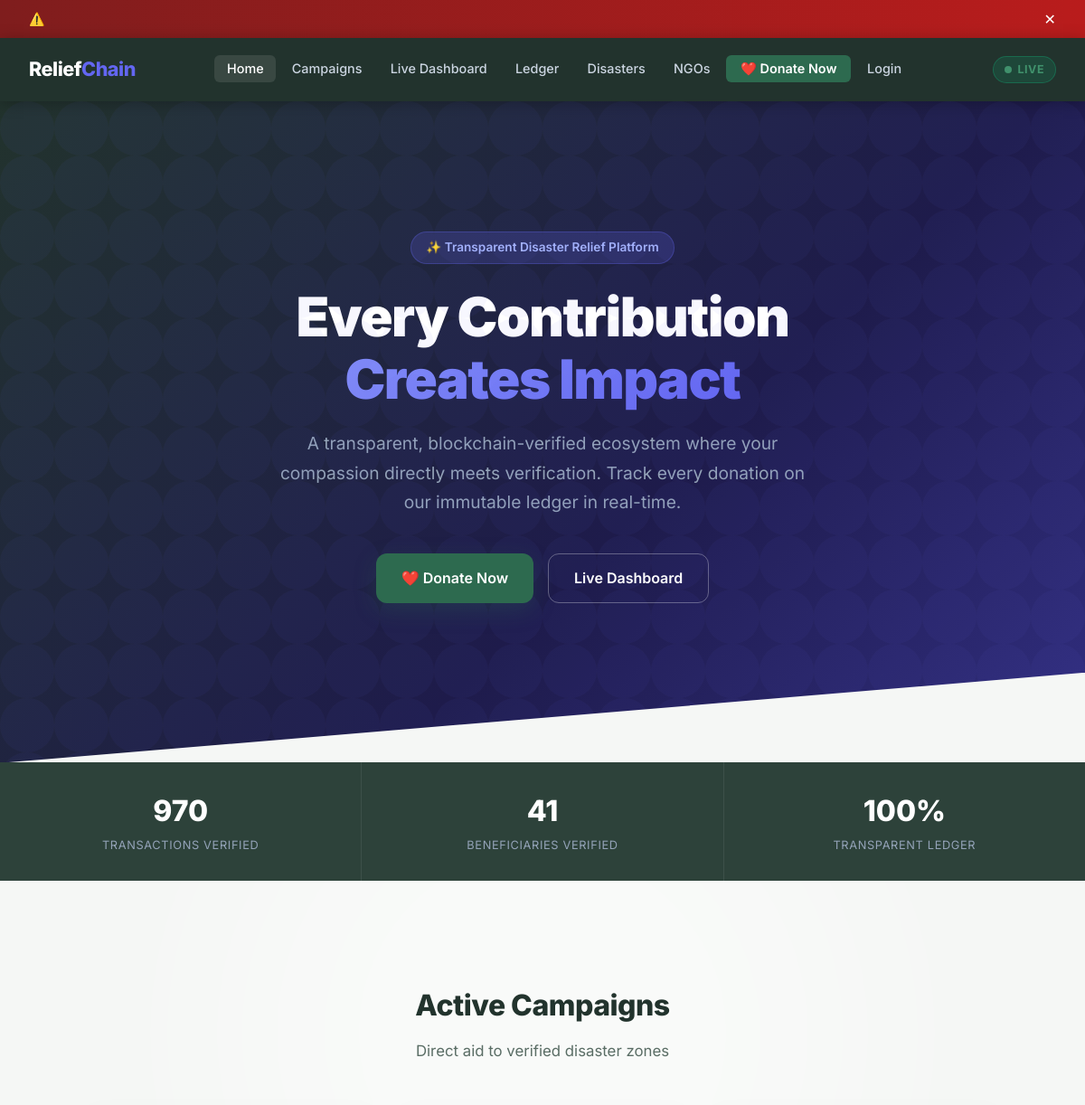
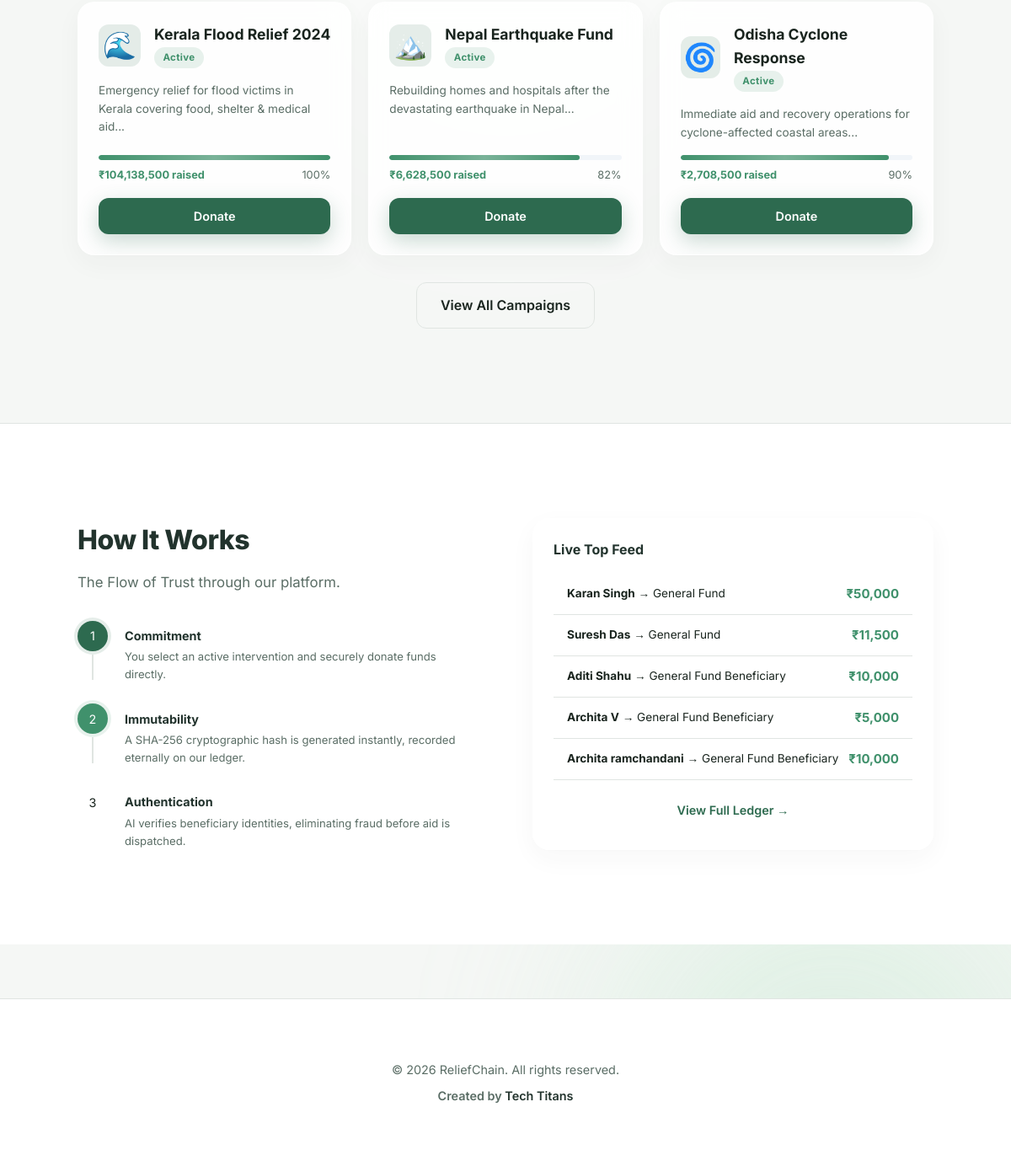
The page /home on the database its author committed (2 pictures, top to bottom).
### tables this page shows
CREATE TABLE campaigns (
            id INTEGER PRIMARY KEY AUTOINCREMENT,
            name TEXT NOT NULL,
            description TEXT,
            target_amount INTEGER DEFAULT 1000000,
            raised_amount INTEGER DEFAULT 0,
            beneficiary_count INTEGER DEFAULT 0,
            region TEXT,
            category TEXT,
            status TEXT DEFAULT 'active',
            image_icon TEXT DEFAULT '🌊',
            created_at DATETIME DEFAULT CURRENT_TIMESTAMP
        );

CREATE TABLE donations (
            id INTEGER PRIMARY KEY AUTOINCREMENT,
            tx_id TEXT UNIQUE NOT NULL,
            donor_name TEXT NOT NULL,
            donor_email TEXT,
            amount INTEGER NOT NULL,
            campaign_id INTEGER,
            beneficiary TEXT,
            status TEXT DEFAULT 'completed',
            transaction_hash TEXT,
            payment_method TEXT DEFAULT 'UPI',
            timestamp DATETIME DEFAULT CURRENT_TIMESTAMP,
            FOREIGN KEY (campaign_id) REFERENCES campaigns(id)
        );

### app.py (the view)
@app.route('/home')
def home():
    db = get_db()
    c = db.cursor()
    c.execute("SELECT SUM(amount) as total, COUNT(*) as cnt FROM donations")
    row = c.fetchone()
    c.execute("SELECT COUNT(*) as cnt FROM beneficiaries WHERE status='verified'")
    ben_verified = c.fetchone()['cnt']
    c.execute("SELECT * FROM campaigns WHERE status='active' LIMIT 3")
    featured_campaigns = c.fetchall()
    c.execute("SELECT * FROM donations ORDER BY timestamp DESC LIMIT 5")
    recent = c.fetchall()
    return render_template('index.html',
                           total_donations=int(row['total'] or 0),
                           total_txns=int(row['cnt'] or 0),
                           ben_verified=ben_verified,
                           featured_campaigns=featured_campaigns,
                           recent_donations=recent)

### app.py (called while the page is built)
@app.context_processor
def inject_now():
    return {'now': _dt.now}

def get_db():
    db = getattr(g, '_database', None)
    if db is None:
        db = g._database = sqlite3.connect(DATABASE, check_same_thread=False)
        db.row_factory = sqlite3.Row
    return db

@app.teardown_appcontext
def close_connection(exception):
    db = getattr(g, '_database', None)
    if db is not None:
        db.close()

### templates/index.html (shortened to what this page needs)
{% extends 'base.html' %}
{% block content %}
<section class="hero text-center">
    <div class="container z-1">
        <div class="hero-tag">
            ✨ Transparent Disaster Relief Platform
        </div>
        <h1>Every Contribution <br><span>Creates Impact</span></h1>
        <p>A transparent, blockchain-verified ecosystem where your compassion directly meets verification. Track every donation on our immutable ledger in real-time.</p>
        <div class="hero-buttons">
            <a href="{{ url_for('donate') }}" class="btn btn-primary btn-lg">❤️ Donate Now</a>
            <a href="{{ url_for('public_dashboard') }}" class="btn btn-outline-white btn-lg">Live Dashboard</a>
        </div>
    </div>
</section>
<div class="stats-strip">
    <div class="stat-strip-item">
        <span class="val">{{ total_txns }}</span>
        <span class="lbl">Transactions Verified</span>
    </div>
    <div class="stat-strip-item">
        <span class="val">{{ ben_verified }}</span>
        <span class="lbl">Beneficiaries Verified</span>
    </div>
    <div class="stat-strip-item">
        <span class="val">100%</span>
        <span class="lbl">Transparent Ledger</span>
    </div>
</div>
<section class="section">
    <div class="container">
        <div class="page-header" style="justify-content:center;text-align:center;display:block;">
            <h2 class="section-title">Active Campaigns</h2>
            <p class="section-sub">Direct aid to verified disaster zones</p>
        </div>
        <div class="stats-grid" style="grid-template-columns: repeat(auto-fit, minmax(280px, 1fr));">
            {% for c in featured_campaigns %}
            {% set pct = [(c.raised_amount / c.target_amount * 100)|int, 100]|min %}
            <div class="card" style="display:flex;flex-direction:column;gap:1rem;">
                <div style="display:flex;gap:1rem;align-items:center;">
                    <div style="font-size:2rem;background:var(--accent-light);width:50px;height:50px;border-radius:12px;display:flex;align-items:center;justify-content:center;">{{ c.image_icon }}</div>
                    <div>
                        <h3 style="font-size:1.1rem;font-weight:700;"><a href="{{ url_for('campaign_detail', cid=c.id) }}" style="color:inherit;text-decoration:none;">{{ c.name }}</a></h3>
                        <span class="badge badge-{% if c.status == 'active' %}success{% else %}muted{% endif %}">{{ c.status|capitalize }}</span>
                    </div>
                </div>
                <p class="text-muted text-sm line-clamp-3" style="flex:1;">{{ c.description[:120] }}...</p>
                <div>
                    <div class="progress-bar-wrap" style="height:6px;border-radius:4px;"><div class="progress-bar" style="width:{{ pct }}%;border-radius:4px;background:var(--success);"></div></div>
                    <div style="display:flex;justify-content:space-between;margin-top:0.4rem;font-size:0.8rem;">
                        <span style="font-weight:700;color:var(--success);">₹{{ '{:,.0f}'.format(c.raised_amount) }} raised</span>
                        <span class="text-muted">{{ pct }}%</span>
                    </div>
                </div>
                <a href="{{ url_for('donate') }}?campaign={{ c.id }}" class="btn btn-primary btn-block">Donate</a>
            </div>
            {% endfor %}
        </div>
        <div class="text-center" style="margin-top:2rem;">
            <a href="{{ url_for('campaigns') }}" class="btn btn-outline btn-lg">View All Campaigns</a>
        </div>
    </div>
</section>
<section class="section" style="background:#fff;border-top:1px solid var(--border);">
    <div class="container grid-2" style="gap:4rem;">
        <div>
            <h2 class="section-title">How It Works</h2>
            <p class="section-sub" style="margin-bottom:1.5rem;">The Flow of Trust through our platform.</p>
            <div class="timeline" style="margin-top:2rem;">
                <div class="timeline-item">
                    <div class="timeline-marker">
                        <div class="timeline-dot active">1</div>
                        <div class="timeline-line"></div>
                    </div>
                    <div class="timeline-content">
                        <h4>Commitment</h4>
                        <p>You select an active intervention and securely donate funds directly.</p>
                    </div>
                </div>
                <div class="timeline-item">
                    <div class="timeline-marker">
                        <div class="timeline-dot done">2</div>
                        <div class="timeline-line"></div>
                    </div>
                    <div class="timeline-content">
                        <h4>Immutability</h4>
                        <p>A SHA-256 cryptographic hash is generated instantly, recorded eternally on our ledger.</p>
                    </div>
                </div>
                <div class="timeline-item">
                    <div class="timeline-marker">
                        <div class="timeline-dot">3</div>
                        <div class="timeline-line" style="background:transparent;"></div>
                    </div>
                    <div class="timeline-content">
                        <h4>Authentication</h4>
                        <p>AI verifies beneficiary identities, eliminating fraud before aid is dispatched.</p>
                    </div>
                </div>
            </div>
        </div>
        <div class="card">
            <h3 class="card-title" style="margin-bottom:1rem;">Live Top Feed</h3>
            <div id="simple-feed">
                {% for d in recent_donations[:6] %}
                <div style="padding:0.75rem 1rem;border-bottom:1px solid var(--border);display:flex;justify-content:space-between;align-items:center;">
                    <span class="text-sm"><strong>{{ d.donor_name }}</strong> → {{ d.beneficiary or 'General Fund' }}</span>
                    <span style="color:var(--success);font-weight:700;">₹{{ '{:,.0f}'.format(d.amount) }}</span>
                </div>
                {% endfor %}
            </div>
            <a href="{{ url_for('ledger') }}" style="display:block;margin-top:1.5rem;color:var(--accent);font-weight:600;text-align:center;font-size:0.9rem;">View Full Ledger →</a>
        </div>
    </div>
</section>
{% endblock %}

### rows shown on the page
campaigns: image_icon "🌊", name "Kerala Flood Relief 2024", status "Active", description "Emergency relief for flood victims in Kerala covering food, shelter & medical aid", raised_amount "104,138,500", pct "100"
campaigns: image_icon "🏔️", name "Nepal Earthquake Fund", status "Active", description "Rebuilding homes and hospitals after the devastating earthquake in Nepal", raised_amount "6,628,500", pct "82"
campaigns: image_icon "🌀", name "Odisha Cyclone Response", status "Active", description "Immediate aid and recovery operations for cyclone-affected coastal areas", raised_amount "2,708,500", pct "90"
donations: donor_name "Karan Singh", beneficiary "General Fund", amount "50,000"
donations: donor_name "Suresh Das", beneficiary "General Fund", amount "11,500"
donations: donor_name "Aditi Shahu", beneficiary "General Fund Beneficiary", amount "10,000"
donations: donor_name "Archita V", beneficiary "General Fund Beneficiary", amount "5,000"
donations: donor_name "Archita ramchandani", beneficiary "General Fund Beneficiary", amount "10,000"

### other values the page prints
{{ total_txns }} "970"
{{ ben_verified }} "41"
